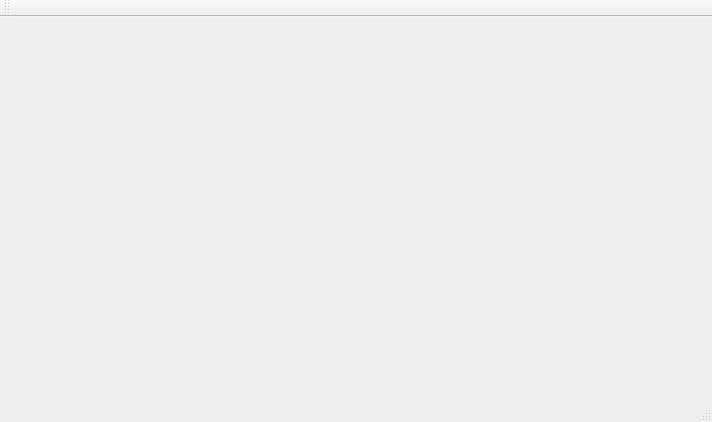
<?xml version="1.0" encoding="UTF-8"?>
<ui version="4.0">
 <class>MainWindow</class>
 <widget class="QMainWindow" name="MainWindow">
  <property name="geometry">
   <rect>
    <x>0</x>
    <y>0</y>
    <width>712</width>
    <height>422</height>
   </rect>
  </property>
  <property name="windowTitle">
   <string>MainWindow</string>
  </property>
  <widget class="QWidget" name="centralWidget">
   <widget class="QLabel" name="label">
    <property name="geometry">
     <rect>
      <x>20</x>
      <y>10</y>
      <width>671</width>
      <height>341</height>
     </rect>
    </property>
    <property name="text">
     <string/>
    </property>
   </widget>
  </widget>
  <widget class="QMenuBar" name="menuBar">
   <property name="geometry">
    <rect>
     <x>0</x>
     <y>0</y>
     <width>712</width>
     <height>25</height>
    </rect>
   </property>
  </widget>
  <widget class="QToolBar" name="mainToolBar">
   <attribute name="toolBarArea">
    <enum>TopToolBarArea</enum>
   </attribute>
   <attribute name="toolBarBreak">
    <bool>false</bool>
   </attribute>
  </widget>
  <widget class="QStatusBar" name="statusBar"/>
 </widget>
 <layoutdefault spacing="6" margin="11"/>
 <resources/>
 <connections/>
</ui>
